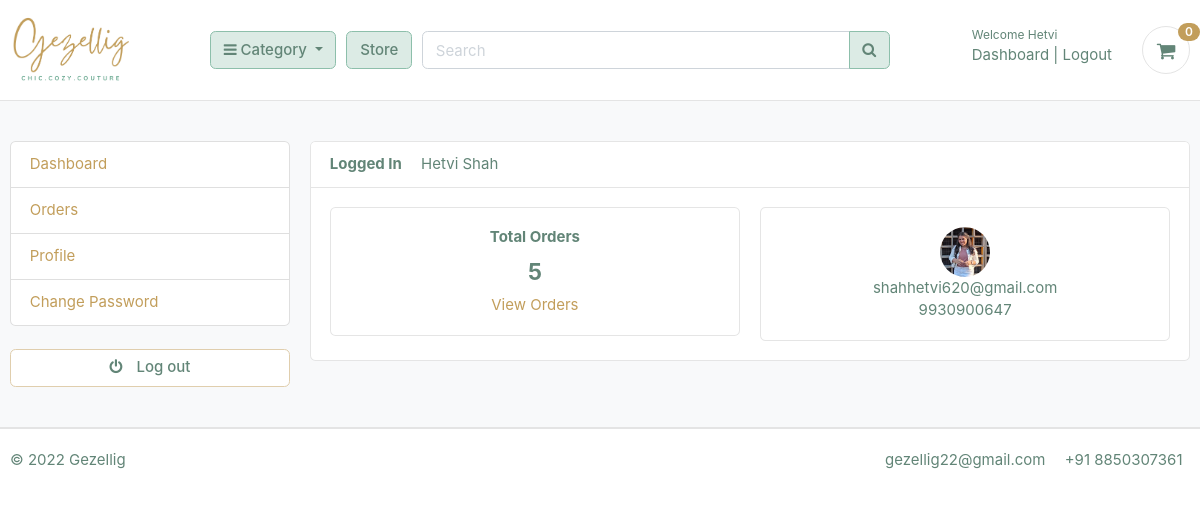
The page /accounts/dashboard/ (signed in) on the database its author committed.
### accounts/models.py (models this page shows, shortened)
class Account(AbstractBaseUser):
    first_name = models.CharField(max_length = 50)
    last_name = models.CharField(max_length = 50)
    username = models.CharField(max_length = 50, unique = True)
    email = models.EmailField(max_length = 100, unique = True)
    phone_number = models.CharField(max_length = 50)
    date_joined = models.DateTimeField(auto_now_add = True)
    last_login = models.DateTimeField(auto_now_add = True)
    is_admin = models.BooleanField(default = False)
    is_staff = models.BooleanField(default = False)
    is_active = models.BooleanField(default = False)
    is_superadmin = models.BooleanField(default = False)
    USERNAME_FIELD = 'email'
    REQUIRED_FIELDS = ['username', 'first_name', 'last_name']
    objects = MyAccountManager()
    def full_name(self):
        return f'{self.first_name} {self.last_name}'

class UserProfile(models.Model):
    user = models.OneToOneField(Account, on_delete = models.CASCADE)
    address_line_1 = models.CharField(blank = True, max_length = 100)
    address_line_2 = models.CharField(blank = True, max_length = 100)
    profile_picture = models.ImageField(blank = True, upload_to = 'userprofile')
    city = models.CharField(blank = True, max_length = 20)
    state = models.CharField(blank = True, max_length = 20)
    country = models.CharField(blank = True, max_length = 20)

### accounts/views.py (the view)
# urls.py: path('dashboard/', views.dashboard, name = 'dashboard'),
@login_required(login_url = 'login')
def dashboard(request):
    orders = Order.objects.order_by('-created_at').filter(user_id = request.user.id, is_ordered = True)
    orders_count = orders.count()
    userprofile = UserProfile.objects.get(user_id = request.user.id)
    context = {
    'orders_count' : orders_count,
    'userprofile' : userprofile,
    }
    return render(request, 'accounts/dashboard.html', context)

### carts/context_processors.py (called while the page is built)
def counter(request):
    cart_count = 0
    if 'admin' in request.path:
        return {}
    else:
        try:
            cart = Cart.objects.filter(cart_id = _cart_id(request))
            if request.user.is_authenticated:
                cart_items = CartItem.objects.all().filter(user = request.user)
            else:
                cart_items = CartItem.objects.all().filter(cart = cart[:1])
            for cart_item in cart_items:
                cart_count += cart_item.quantity
        except Cart.DoesNotExist:
            cart_count = 0
    return dict(cart_count = cart_count)

### carts/views.py (called while the page is built)
def _cart_id(request):
    cart = request.session.session_key
    if not cart:
        cart = request.session.create()
    return cart

### category/context_processors.py (called while the page is built)
def menu_links(request):
    links = Category.objects.all()
    return dict(links = links)

### category/models.py (called while the page is built)
    def get_url(self):
        return reverse('products_by_category', args = [self.slug])

### templates/accounts/dashboard.html (shortened to what this page needs)
{% extends 'base.html' %}
{% block content %}
<section class="section-conten padding-y bg">
<div class="container">
	<div class="row">
	{% include 'includes/dashboard_sidebar.html' %}
	<main class="col-md-9">
		<article class="card">
		<header class="card-header">
			<strong class="d-inline-block mr-3">Logged In</strong>
			<span>{{ user.full_name }}</span>
		</header>
		<div class="card-body">
			<div class="row">
			<div class="col-md-6">
				<div class="card" style="text-align: center;">
					<div class="card-body">
						<h6 class="card-title">Total Orders</h6>
						<h4>{{ orders_count }}</h4>
						<a href="my_orders">View Orders</a>
					</div>
				</div>
			</div>
			<div class="col-md-6">
				<div class="card" style="text-align: center;">
					<div class="card-body">
						<img src="{{ userprofile.profile_picture.url  }}" alt="User Profile Picture" width="50" height="50" style="border-radius:50%;">
						<p class="mb-0">{{ user.email }}</p>
						<p class="mb-0">{{ user.phone_number }}</p>
					</div>
				</div>
			</div>
			</div>
		</div>
		</article>
	</main>
</div>
</div>
</section>
{% endblock %}

### templates/includes/header.html (shortened to what this page needs)
{% load static %}
<header class="section-header">
<section class="header-main border-bottom">
  <div class="container">
<div class="row align-items-center">
  <div class="col-lg-2 col-md-3 col-6">
    <a href="{% url 'home' %}" class="brand-wrap">
      <img class="logo" src="{% static './images/logo.png' %}">
    </a>
  </div>
  <div class="col-lg col-sm col-md col-6 flex-grow-0">
    <div class="category-wrap dropdown d-inline-block float-right">
      <button type="button" class="btn btn-primary dropdown-toggle" data-toggle="dropdown">
        <i class="fa fa-bars"></i> Category
      </button>
    </div>
  </div>
  <a href="{% url 'store' %}" class="btn btn-outline-primary">Store</a>
  <div class="col-lg  col-md-6 col-sm-12 col">
    <form action="{% url 'search' %}" class="search" method='GET'>
      <div class="input-group w-100">
          <input type="text" class="form-control" style="width:60%;" placeholder="Search" name="keyword">
          <div class="input-group-append">
            <button class="btn btn-primary" type="submit">
              <i class="fa fa-search"></i>
            </button>
          </div>
        </div>
    </form>
  </div>
  <div class="col-lg-3 col-sm-6 col-8 order-2 order-lg-3">
        <div class="d-flex justify-content-end mb-3 mb-lg-0">
          {% if user.id is None %}
          <div class="widget-header">
            <small class="title text-muted">Welcome guest!</small>
            <div>
              <a href="{% url 'login' %}">Sign in</a> <span class="dark-transp"> | </span>
              <a href="{% url 'register' %}"> Register</a>
            </div>
          </div>
          {% else %}
          <div class="widget-header">
            <small class="title text-muted">Welcome {{ user.first_name }}</small>
            <div>
              <a href="{% url 'dashboard' %}">Dashboard</a> <span class="dark-transp"> | </span>
              <a href="{% url 'logout' %}">Logout</a>
            </div>
          </div>
          {% endif %}
          <a href="{% url 'cart' %}" class="widget-header pl-3 ml-3">
            <div class="icon icon-sm rounded-circle border"><i class="fa fa-shopping-cart"></i></div>
            <span class="badge badge-pill badge-danger notify">{{ cart_count }}</span>
          </a>
        </div>
      </div>
</div>
  </div>
</section>
</header>

### static/css/ui.css (style rules this page uses)
html { font-family: "Inter", sans-serif; font-size: 15px; }
.icon-xs, .icon-sm, .icon-md, .icon-lg { display: inline-block; text-align: center; flex-shrink: 0; flex-grow: 0; }
.icon-sm { width: 48px; height: 48px; line-height: 48px !important; font-size: 20px; }
.padding-y { padding-top: 40px; padding-bottom: 40px; }
article:after, .form-group:after { display: block; clear: both; content: ""; }
.bg { background-color: #f8f9fa; }
p:last-child { margin-bottom: 0; }
.header-main { position: relative; padding-top: 1rem; padding-bottom: 1rem; }
.brand-wrap .logo, .navbar-brand .logo { margin-right: 7px; max-height: 70px; display: inline-block; }
.widget-header { display: inline-block; vertical-align: middle; position: relative; }
.widget-header a { color: #628577; }
.widget-header i { color: #628577; }
.widget-header .title { display: block; }
.widget-header .notify { position: absolute; top: -3px; right: -10px; }
.notify { position: absolute; top: -4px; right: -10px; display: inline-block; padding: 0.25em 0.6em; font-size: 12px; line-height: 1; text-align: center; border-radius: 3rem; color: #fff; background-color: #c29e5b; }

### rows shown on the page
Account: first_name "Hetvi", full_name "Hetvi Shah", email "shahhetvi620@gmail.com", phone_number "9930900647"
UserProfile: profile_picture (picture)

### other values the page prints
{{ cart_count }} "0"
{{ orders_count }} "5"
